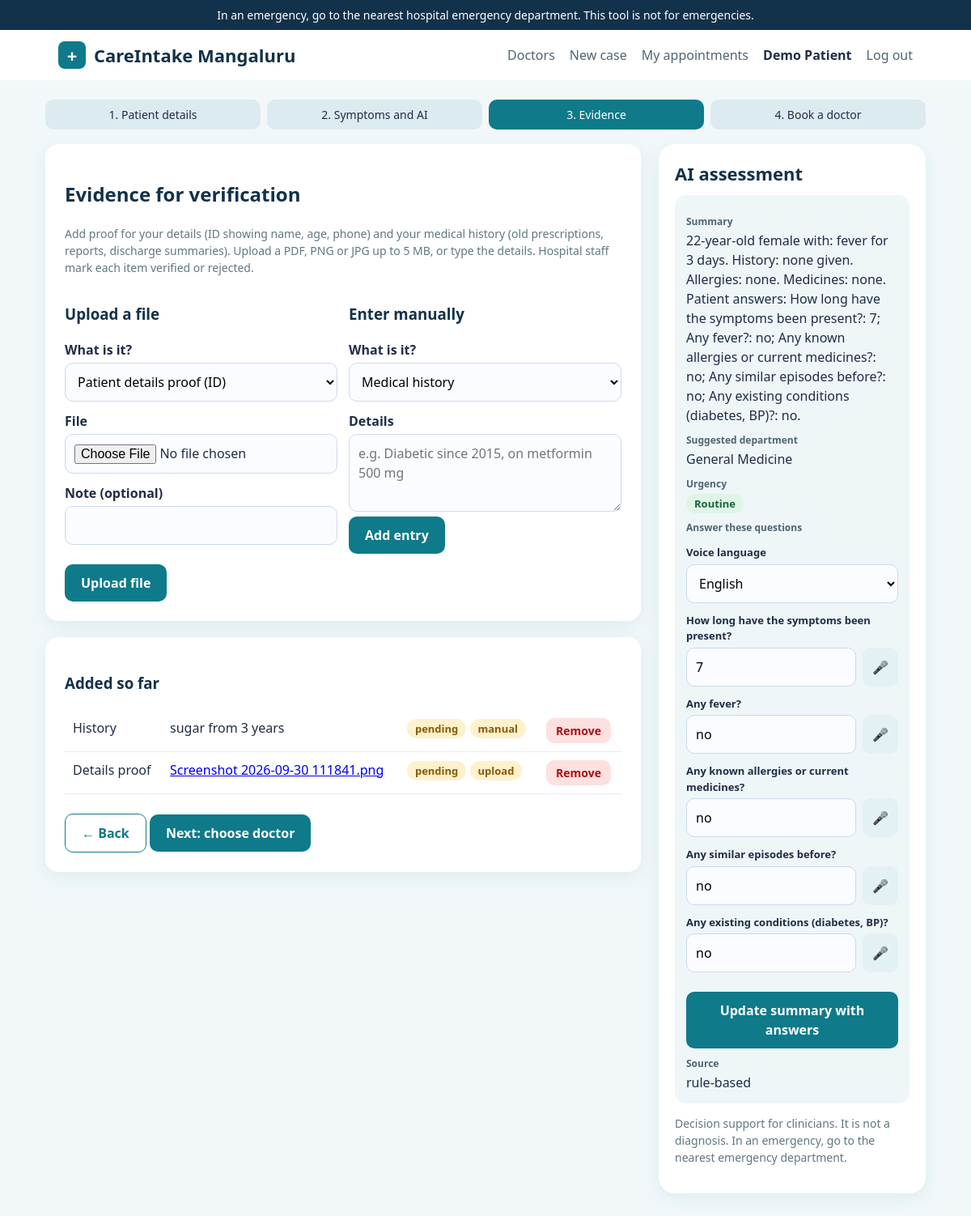
The app's page /case/1/evidence (signed in) with its own data.
### tables this page shows
CREATE TABLE users(id integer primary key,role text,name text,email text,phone text,pw text,hospital_id integer,verified integer default 0,fails integer default 0,locked real default 0,unique(email,role));

CREATE TABLE evidence(id integer primary key,case_id integer,kind text,method text,fname text,orig text,note text,status text default 'pending',checked_by integer,created text default current_timestamp);

CREATE TABLE cases(id integer primary key,patient_id integer,name text,age integer,gender text,phone text,area text,complaint text,history text,allergies text,meds text,ai text,dept text,urgency text,created text default current_timestamp);

### backend/app.py (the view, shortened to what this page needs)
@app.route("/case/<int:cid>/evidence", methods=["GET", "POST"])
@need("patient")
def evidence(cid):
    c = own_case(cid)
    return render_template("evidence.html", c=c, items=q("select * from evidence where case_id=? order by id", (cid,)))

### backend/app.py (called while the page is built)
def db():
    if "db" not in g:
        g.db = sqlite3.connect(DB)
        g.db.row_factory = sqlite3.Row
    return g.db

def q(sql, a=(), one=False):
    r = db().execute(sql, a)
    return r.fetchone() if one else r.fetchall()

def current():
    if "user" not in g:
        g.user = q("select * from users where id=?", (session["uid"],), True) if session.get("uid") else None
    return g.user

@app.before_request
def guard():
    session.permanent = True
    if "csrf" not in session: session["csrf"] = secrets.token_hex(16)
    if request.method == "POST" and not hmac.compare_digest(request.form.get("csrf", ""), session["csrf"]):
        abort(400)

@app.after_request
def headers(r):
    r.headers.update({"X-Content-Type-Options": "nosniff", "X-Frame-Options": "DENY", "Referrer-Policy": "same-origin",
        "Content-Security-Policy": "default-src 'self'; img-src 'self' data:; frame-ancestors 'none'; form-action 'self'",
        "Cache-Control": "no-store"})
    return r

@app.context_processor
def inject():
    u = current()
    nn = q("select count(*) n from notifications where user_id=? and seen=0", (u["id"],), True)["n"] if u and u["role"] == "doctor" else 0
    return dict(csrf=session.get("csrf"), me=u, today=date.today().isoformat(), notif_n=nn)

def need(*roles):
    def deco(f):
        @wraps(f)
        def w(*a, **k):
            u = current()
            if not u: return redirect(url_for(LOGIN_EP[roles[0]]))
            if u["role"] not in roles: abort(403)
            return f(*a, **k)
        return w
    return deco

def own_case(cid):
    return q("select * from cases where id=? and patient_id=?", (cid, current()["id"]), True) or abort(404)

### frontend/templates/evidence.html (shortened to what this page needs)
{% extends 'base.html' %}{% block body %}{% set step = 3 %}{% include 'steps.html' %}
<div class="flow"><div>
<div class="card"><h2>Evidence for verification</h2>
<p class="muted">Add proof for your details (ID showing name, age, phone) and your medical history (old prescriptions, reports, discharge summaries). Upload a PDF, PNG or JPG up to 5 MB, or type the details. Hospital staff mark each item verified or rejected.</p>
<div class="row">
<form method="post" enctype="multipart/form-data"><input type="hidden" name="csrf" value="{{ csrf }}"><input type="hidden" name="action" value="upload"><h3>Upload a file</h3>
<label>What is it?</label><select name="kind"><option value="identity">Patient details proof (ID)</option><option value="history">Medical history record</option></select>
<label>File</label><input type="file" name="file" accept=".pdf,.png,.jpg,.jpeg" required><label>Note (optional)</label><input name="note" maxlength="200"><br><br><button>Upload file</button></form>
<form method="post"><input type="hidden" name="csrf" value="{{ csrf }}"><input type="hidden" name="action" value="manual"><h3>Enter manually</h3>
<label>What is it?</label><select name="kind"><option value="history">Medical history</option><option value="identity">Patient details</option></select>
<label>Details</label><textarea name="note" rows="3" required placeholder="e.g. Diabetic since 2015, on metformin 500 mg"></textarea><br><button>Add entry</button></form></div></div>
<div class="card"><h3>Added so far</h3>{% if not items %}<p class="muted">Nothing added yet. You can also skip this step.</p>{% endif %}
<div class="tablewrap"><table>{% for e in items %}<tr><td>{{ 'Details proof' if e.kind == 'identity' else 'History' }}</td>
<td>{% if e.fname %}<a href="{{ url_for('evidence_file', eid=e.id) }}" target="_blank">{{ e.orig }}</a>{% endif %} {{ e.note }}</td>
<td><span class="badge {{ e.status }}">{{ e.status }}</span> <span class="badge manual">{{ e.method }}</span></td>
<td>{% if e.status == 'pending' %}<form method="post" class="inline"><button class="sm red">Remove</button></form>{% endif %}</td></tr>{% endfor %}</table></div><br>
<a class="btn alt" href="{{ url_for('symptoms', cid=c.id) }}">&larr; Back</a> <a class="btn" href="{{ url_for('book', cid=c.id) }}">Next: choose doctor</a></div></div>{% include 'assess.html' %}</div>{% endblock %}

### frontend/templates/base.html
<!doctype html><html lang="en"><head><meta charset="utf-8"><meta name="viewport" content="width=device-width,initial-scale=1">
<title>CareIntake Mangaluru</title><link rel="stylesheet" href="{{ url_for('static', filename='style.css') }}"></head><body>
<div class="bar">In an emergency, go to the nearest hospital emergency department. This tool is not for emergencies.</div>
<header><a class="brand" href="{{ url_for('home') }}"><span class="logo">+</span>CareIntake Mangaluru</a><nav><a href="{{ url_for('doctors_page') }}">Doctors</a>
{% if me %}
  {% if me.role == 'patient' %}<a href="{{ url_for('case_new') }}">New case</a><a href="{{ url_for('dashboard') }}">My appointments</a>
  {% elif me.role == 'doctor' %}<a href="{{ url_for('doctor_home') }}">Doctor portal{% if notif_n %} <span class="nbadge">{{ notif_n }}</span>{% endif %}</a>
  {% else %}<a href="{{ url_for('hospital_home') }}">Hospital portal</a>{% endif %}
  <strong>{{ me.name }}</strong>
  <form class="inline" method="post" action="{{ url_for('logout') }}"><input type="hidden" name="csrf" value="{{ csrf }}"><button class="link">Log out</button></form>
{% else %}
  <a href="{{ url_for('home') }}">Patient sign in</a><a href="{{ url_for('admin_login') }}">Admin login</a>
{% endif %}</nav></header>
<main>{% for c, m in get_flashed_messages(with_categories=true) %}<div class="flash {{ c }}">{{ m }}</div>{% endfor %}
{% block body %}{% endblock %}</main><script src="{{ url_for('static', filename='app.js') }}"></script></body></html>

### frontend/templates/assess.html (shortened to what this page needs)
{% set ai = ai_of(c) %}
<aside class="assess" aria-label="AI assessment"><h3>AI assessment</h3>
{% if not ai %}<p class="muted">Appears after you click Analyze with AI.</p><div class="box">No analysis yet. Enter the symptoms and click Analyze with AI.</div>
{% else %}<div class="box"><div class="k">Summary</div><p>{{ ai.summary }}</p>
<div class="k">Suggested department</div><p>{{ ai.department }}</p>
<div class="k">Urgency</div><p><span class="badge {{ ai.urgency }}">{{ ai.urgency }}</span></p>
<div class="k">Answer these questions</div>
<label for="alang" style="font-size:13px">Voice language</label><select id="alang" aria-label="Voice language"><option value="en-IN">English</option></select>
<form method="post" action="{{ url_for('answers', cid=c.id) }}"><input type="hidden" name="csrf" value="{{ csrf }}"><input type="hidden" name="next" value="{{ request.path }}">
{% set qa = dict(ai.qa or []) %}
{% for qn in ai.followups %}<label for="a{{ loop.index0 }}">{{ qn }}</label><div class="ans"><input id="a{{ loop.index0 }}" name="a{{ loop.index0 }}" maxlength="300" value="{{ qa.get(qn, '') }}" placeholder="Type or speak the answer"><button type="button" class="gray" data-mic="a{{ loop.index0 }}" aria-label="Speak the answer">&#127908;</button></div>{% endfor %}
<br><button>Update summary with answers</button></form>
<div class="k">Source</div><p>{{ 'AI' if ai.source == 'AI' else 'rule-based' }}</p></div>{% endif %}
<p class="muted">Decision support for clinicians. It is not a diagnosis. In an emergency, go to the nearest emergency department.</p></aside>

### frontend/static/style.css (style rules this page uses)
:root { --b:#0f7a8a;--d:#12314a;--bg:#f2f8fa;--t:#1f2d47 }
* { box-sizing:border-box }
body { margin:0;font-family:system-ui,"Segoe UI",sans-serif;background:var(--bg);color:var(--t);line-height:1.5 }
.bar { background:var(--d);color:#fff;text-align:center;padding:8px;font-size:14px }
header { display:flex;justify-content:space-between;align-items:center;padding:14px 6%;background:#fff;flex-wrap:wrap;gap:8px }
.brand { font-weight:700;font-size:22px;color:var(--d);text-decoration:none;display:flex;gap:10px;align-items:center }
.logo { background:var(--b);color:#fff;border-radius:8px;width:34px;height:34px;display:grid;place-items:center }
nav { display:flex;gap:18px;align-items:center;flex-wrap:wrap }
nav a { color:#4d6673;text-decoration:none }
main { max-width:1120px;margin:24px auto;padding:0 16px }
.card { background:#fff;border-radius:16px;padding:24px;margin-bottom:20px;box-shadow:0 6px 24px #0f7a8a18 }
h1,h2,h3 { color:var(--d) }
label { display:block;font-weight:600;margin:12px 0 4px }
input,select,textarea { width:100%;padding:11px;border:1px solid #cdd9ee;border-radius:10px;font:inherit;background:#fafcff }
.row { display:grid;grid-template-columns:1fr 1fr;gap:14px }
.btn,button { background:var(--b);color:#fff;border:0;border-radius:10px;padding:11px 20px;font:inherit;font-weight:600;cursor:pointer;text-decoration:none;display:inline-block }
.btn.alt { background:#fff;color:var(--b);border:1px solid var(--b) }
button.link { background:none;color:#4d6673;padding:0;font-weight:400 }
button.sm { padding:5px 12px;font-size:14px }
button.gray { background:#e3f1f4;color:var(--b) }
button.red { background:#fde0e0;color:#a11 }
form.inline { display:inline }
table { width:100%;border-collapse:collapse }
th,td { text-align:left;padding:10px;border-bottom:1px solid #e3ebf7;vertical-align:top }
.tablewrap { overflow-x:auto }
.badge { padding:3px 10px;border-radius:99px;font-size:13px;font-weight:600;background:#dff5e6;color:#17663a;white-space:nowrap }
.badge.Soon,.badge.pending,.badge.manual { background:#fff1cc;color:#8a5a00 }
.muted { color:#5f7783;font-size:14px }
.flow { display:grid;grid-template-columns:minmax(0,1fr) 330px;gap:22px;align-items:start }
.assess { position:sticky;top:16px;background:#fff;border-radius:20px;padding:20px;box-shadow:0 6px 24px #0f7a8a18;max-height:calc(100vh - 32px);overflow:auto }
.assess h3 { margin:0 0 4px;font-size:22px }
.assess .box { background:#eef6f8;border-radius:14px;padding:14px;margin:10px 0 }
.assess .k { font-size:12px;font-weight:700;color:#4d6673;margin-top:10px }
.assess .box p { margin:2px 0 0 }
.assess label { font-size:13px;font-weight:700;margin:12px 0 4px }
.ans { display:grid;grid-template-columns:1fr auto;gap:8px }
.ans button { padding:8px 12px }

### records on screen
users: name "Demo Patient"
evidence: kind "History", note "sugar from 3 years", status "pending", method "manual"
evidence: kind "Details proof", orig "Screenshot 2026-09-30 111841.png", status "pending", method "upload"
cases: department "General Medicine", urgency "Routine"

### other values on screen
{{ n }} "1" "2" "3" "4"
{{ t }} "Patient details" "Symptoms and AI" "Evidence" "Book a doctor"
{{ qn }} "How long have the symptoms been present?" "Any fever?" "Any known allergies or current medicines?" "Any similar episodes before?" "Any existing conditions (diabetes, BP)?"
{{ 'AI' if ai.source == 'AI' else 'rule-based' }} "rule-based"
